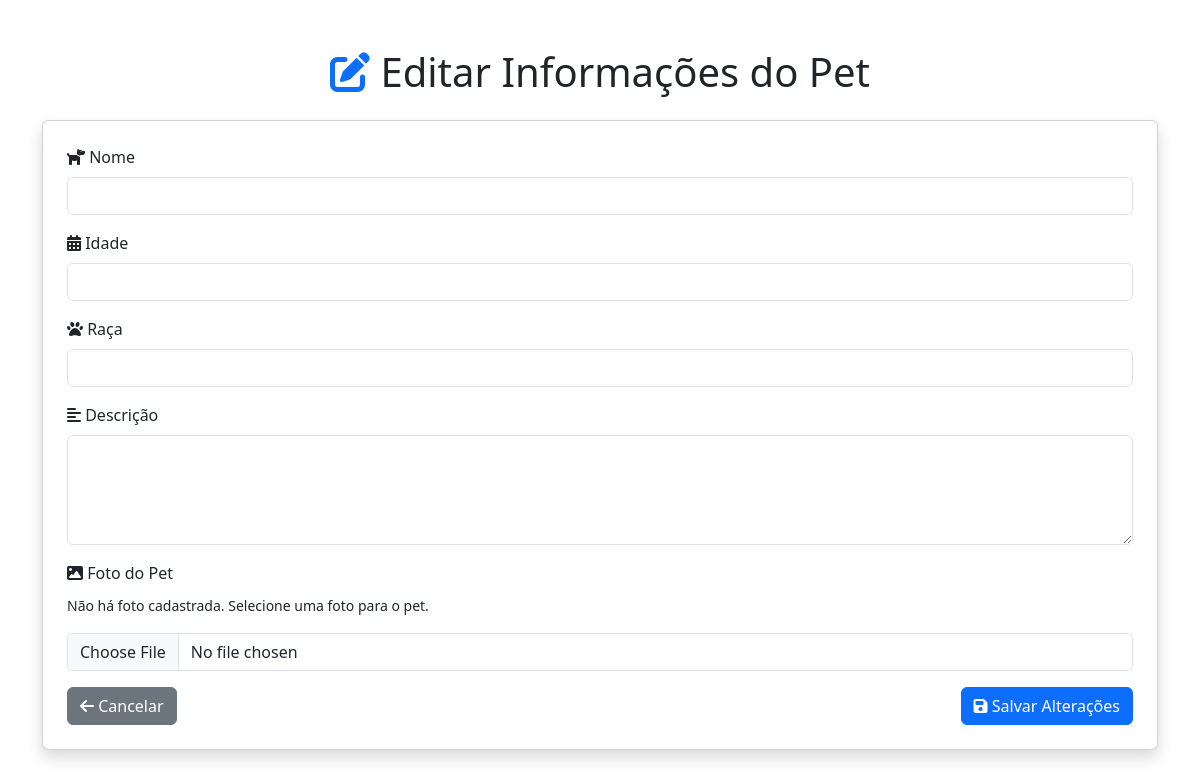
Before: /editar/7 with the older database file.
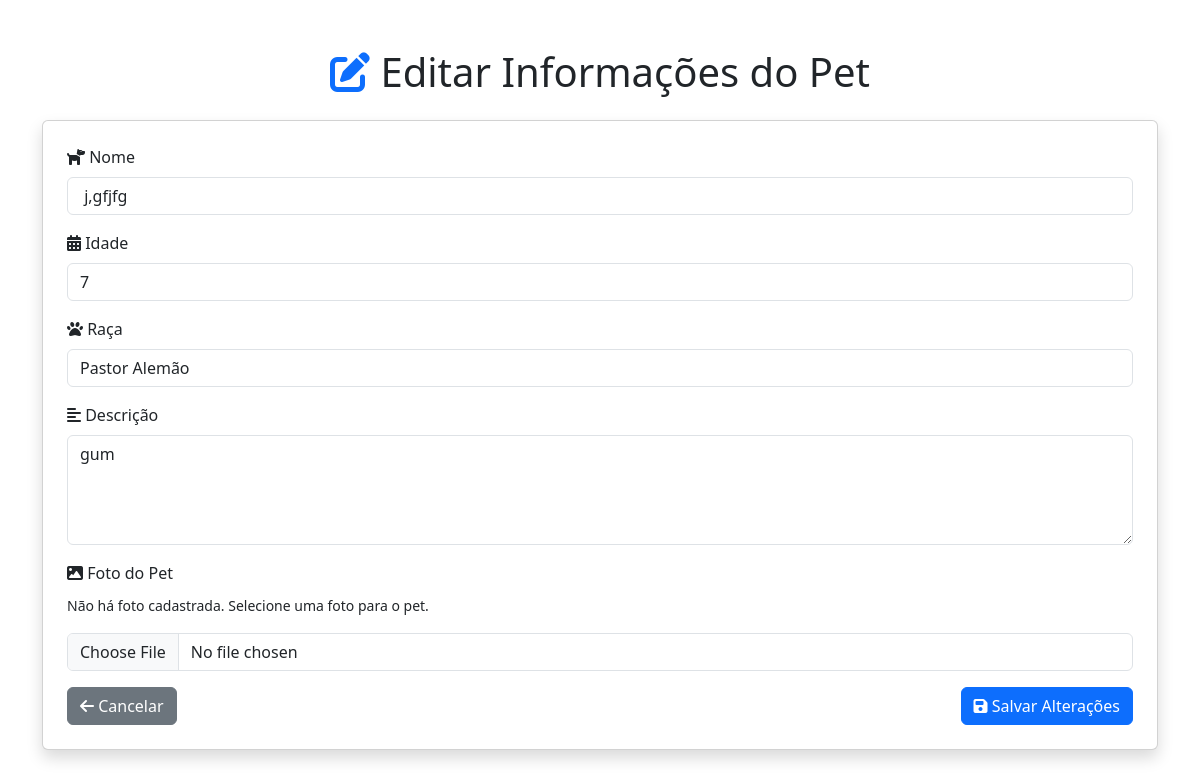
After: the same page with the newer database file.
### tables this page shows
CREATE TABLE pets (
    id INTEGER PRIMARY KEY AUTOINCREMENT,
    nome TEXT NOT NULL,
    idade INTEGER NOT NULL,
    raca TEXT NOT NULL,
    descricao TEXT,
    adotado INTEGER DEFAULT 0,
    data_adocao TEXT,
    foto TEXT
);

### app.py (the view, shortened to what this page needs)
@app.route('/editar/<int:pet_id>', methods=['GET', 'POST'])
def editar(pet_id):
    with sqlite3.connect('pets.db') as conn:
        cursor = conn.cursor()
        cursor.execute('SELECT * FROM pets WHERE id=?', (pet_id,))
        pet = cursor.fetchone()
    return render_template('editar.html', pet=pet)

### templates/editar.html (shortened to what this page needs)
<!DOCTYPE html>
<html lang="en">
<head>
    <link href="https://cdn.jsdelivr.net/npm/bootstrap@5.3.0-alpha3/dist/css/bootstrap.min.css" rel="stylesheet">
    <link href="https://cdnjs.cloudflare.com/ajax/libs/font-awesome/6.5.0/css/all.min.css" rel="stylesheet">
</head>
<body>
    <div class="container mt-5">
        <h1 class="text-center mb-4">
            <i class="fas fa-edit text-primary"></i> Editar Informações do Pet
        </h1>
        <div class="card shadow p-4">
            <form method="POST" enctype="multipart/form-data">
                <div class="mb-3">
                    <label for="nome" class="form-label">
                        <i class="fas fa-dog"></i> Nome
                    </label>
                    <input type="text" name="nome" id="nome" class="form-control" value="{{ pet[1] }}" required>
                </div>
                <div class="mb-3">
                    <label for="idade" class="form-label">
                        <i class="fas fa-calendar-alt"></i> Idade
                    </label>
                    <input type="number" name="idade" id="idade" class="form-control" value="{{ pet[2] }}" required>
                </div>
                <div class="mb-3">
                    <label for="raca" class="form-label">
                        <i class="fas fa-paw"></i> Raça
                    </label>
                    <input type="text" name="raca" id="raca" class="form-control" value="{{ pet[3] }}" required>
                </div>
                <div class="mb-3">
                    <label for="descricao" class="form-label">
                        <i class="fas fa-align-left"></i> Descrição
                    </label>
                    <textarea name="descricao" id="descricao" class="form-control" rows="4" required>{{ pet[4] }}</textarea>
                </div>
                <div class="mb-3">
                    <label for="foto" class="form-label">
                        <i class="fas fa-image"></i> Foto do Pet
                    </label>
                    {% if pet[6] %}
                        <div class="mb-2">
                            <img src="{{ url_for('static', filename='uploads/' + pet[6]) }}" alt="Foto de {{ pet[1] }}" class="img-thumbnail" style="width: 150px; height: auto;">
                        </div>
                        <p><small>Selecione uma nova foto para alterar a imagem.</small></p>
                    {% else %}
                        <p><small>Não há foto cadastrada. Selecione uma foto para o pet.</small></p>
                    {% endif %}
                    <input type="file" name="foto" id="foto" class="form-control" accept="image/*">
                </div>
                <div class="d-flex justify-content-between">
                    <a href="/listar" class="btn btn-secondary">
                        <i class="fas fa-arrow-left"></i> Cancelar
                    </a>
                    <button type="submit" class="btn btn-primary">
                        <i class="fas fa-save"></i> Salvar Alterações
                    </button>
                </div>
            </form>
        </div>
    </div>
</body>
</html>

Changed rows visible on the page:
added pets: nome "j,gfjfg", idade "7", raca "Pastor Alemão", descricao "gum"
